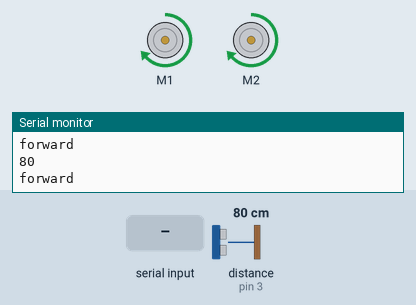
Bench run of a sketch on a simulated Arduino Uno, built with avr-gcc and run on an emulated ATmega328P. On the bench: 2 × DC motor (green arrow = forward, orange = backward, longer = faster), the last lines printed to the serial monitor. The test bench sets the inputs (shaded band); at power-on: distance to the obstacle (sensor on pin 3) 80 cm. Random numbers use the default seed unless the sketch sets one.

Above: at 1.2 s.
1.3 s: distance to the obstacle (sensor on pin 3) set to 2 cm
At 1.77 s:
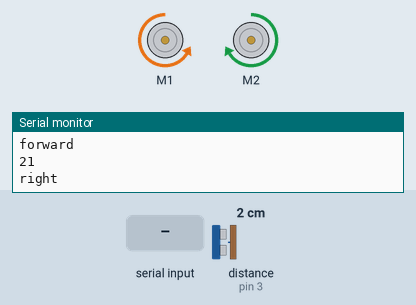
3.3 s: "A" received over the second serial link
4.8 s: "R" received over the second serial link
6.3 s: "s" received over the second serial link
At 6.9 s:
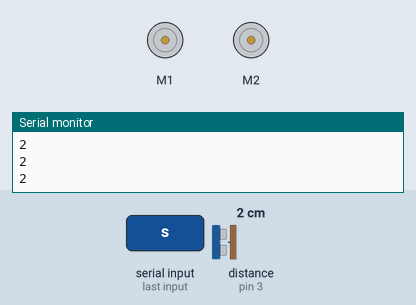
7.8 s: "b" received over the second serial link
At 8.6 s:
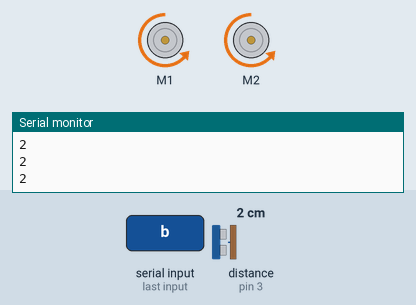
Timing chart, 0 to 10.4 s (numbered marks = the images above; inputs shaded):
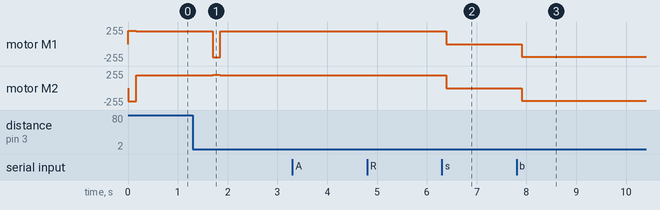

The sketch:

UltrasonicCar.ino
```cpp
// (licence header left out)
#include <Makeblock.h>
#include <Arduino.h>
#include <SoftwareSerial.h>
#include <Wire.h>

/**
 * Moving Avaerage with integers
 */
class MovingAvg
{
private:
  int _Data[4];
  int _Cnt;
  int _Sum;

  const int SAMPLES = 4;

public:
  MovingAvg( );
  int Update( int );
};

MovingAvg::MovingAvg()
{
  memset( _Data, 0, sizeof(_Data) );
  _Cnt = 0;
  _Sum = 0;
}

int MovingAvg::Update( int Value )
{
  int Avg;

  _Sum = _Sum - _Data[_Cnt] + Value;
  _Data[_Cnt] = Value;

  _Cnt ++;
  if( _Cnt >= SAMPLES )
  {
    _Cnt = 0;
  }

  if( _Sum < 0 )
  {
    uint16_t Sum = -_Sum;
    Avg = Sum >> 2;
  }
  else
  {
    Avg = _Sum >> 2;
  }

  return Avg;
}
/******************************************************************************/

typedef enum
{
  stNormal,
  stBarrier,
} MovingState_t;

typedef enum
{
  opAuto,
  opRemote
} OperationMode_t;

MeDCMotor MotorL(M1);
MeDCMotor MotorR(M2);
MeUltrasonicSensor UltrasonicSensor(PORT_3);
/*
Blue module can only be connected to port 3, 4, 5, 6 of base shield.
*/
MeBluetooth bluetooth(PORT_4);

int moveSpeed = 190;
int turnSpeed = 200;
MovingAvg distance;
MovingState_t State;
OperationMode_t Mode;
int randnum = 0;
boolean leftflag,rightflag;

int ForwardWithZeroDist = 0;


void setup()
{
    leftflag=false;
    rightflag=false;
    State = stNormal;
    Mode = opAuto;
    randomSeed(analogRead(0));
    Serial.begin(9600);
    bluetooth.begin(9600);
    Serial.print("UltraSonic Car\n");
}

void loop()
{
  int Distance;
  Distance = distance.Update( UltrasonicSensor.distanceCm() );
  Serial.println(Distance);

  if(bluetooth.available())
  {
    char Buf[32];
    char inDat = bluetooth.read();
    switch( inDat )
    {
      case 'A':
        Mode = opAuto;
        break;
      case 'R':
        Mode = opRemote;
        break;

      case 's':
        if (Mode == opRemote) Stop();
        break;
      case 'l':
        if (Mode == opRemote) TurnLeft();
        break;
      case 'r':
        if (Mode == opRemote) TurnRight();
        break;
      case 'f':
        if (Mode == opRemote) Forward();
        break;
      case 'b':
        if (Mode == opRemote) Backward();
        break;
    }
    Serial.println(inDat);

    sprintf( Buf, "%d cm\n", Distance );
    bluetooth.print( Buf);
  }

  if( Mode == opAuto )
  {

    if(Distance>2 && Distance<40)
  {
    randnum=random(300);
    if(randnum > 150 && !rightflag)
    {
      Serial.println( "left" );
      leftflag=true;
      TurnLeft();
    }
    else
    {
      Serial.println( "right" );
      rightflag=true;
      TurnRight();
    }
  }
  else
  {
    leftflag=false;
    rightflag=false;
    switch( State )
    {
      case stNormal:
        if( Distance == 0 )
        {
          ForwardWithZeroDist++;
        }

        if(ForwardWithZeroDist >= 3)
        {
          State = stBarrier;
        }
        else
        {
          Serial.println( "forward" );
          Forward();
        }
        break;

      case stBarrier:
        ForwardWithZeroDist--;
        if( ForwardWithZeroDist )
        {
          Serial.println( "backward" );
          Backward();
        }
        else
        {
          State = stNormal;
          Serial.println( "right" );
          rightflag=true;
          TurnRight();
        }
        break;
    }
  }
  }
  delay(150);
}

void Forward()
{
  MotorL.run(moveSpeed);
  MotorR.run(moveSpeed);
}
void Backward()
{
  MotorL.run(-moveSpeed);
  MotorR.run(-moveSpeed);
}

void Stop()
{
  MotorL.run(0);
  MotorR.run(0);
}

void TurnLeft()
{
  MotorL.run(turnSpeed);
  MotorR.run(-turnSpeed);
}
void TurnRight()
{
  MotorL.run(-turnSpeed);
  MotorR.run(turnSpeed);
}
```

Measured:
- after the input at 1.3 s, motor M1: forward 190/255 → backward 200/255 after 0.40 s, → forward 190/255 0.15 s later; motor M2: forward 190/255 → forward 200/255 after 0.40 s, → forward 190/255 0.15 s later
- after the input at 6.3 s, motor M1, motor M2: forward 190/255 → stopped after 0.09 s
- after the input at 7.8 s, motor M1, motor M2: stopped → backward 190/255 after 0.11 s
